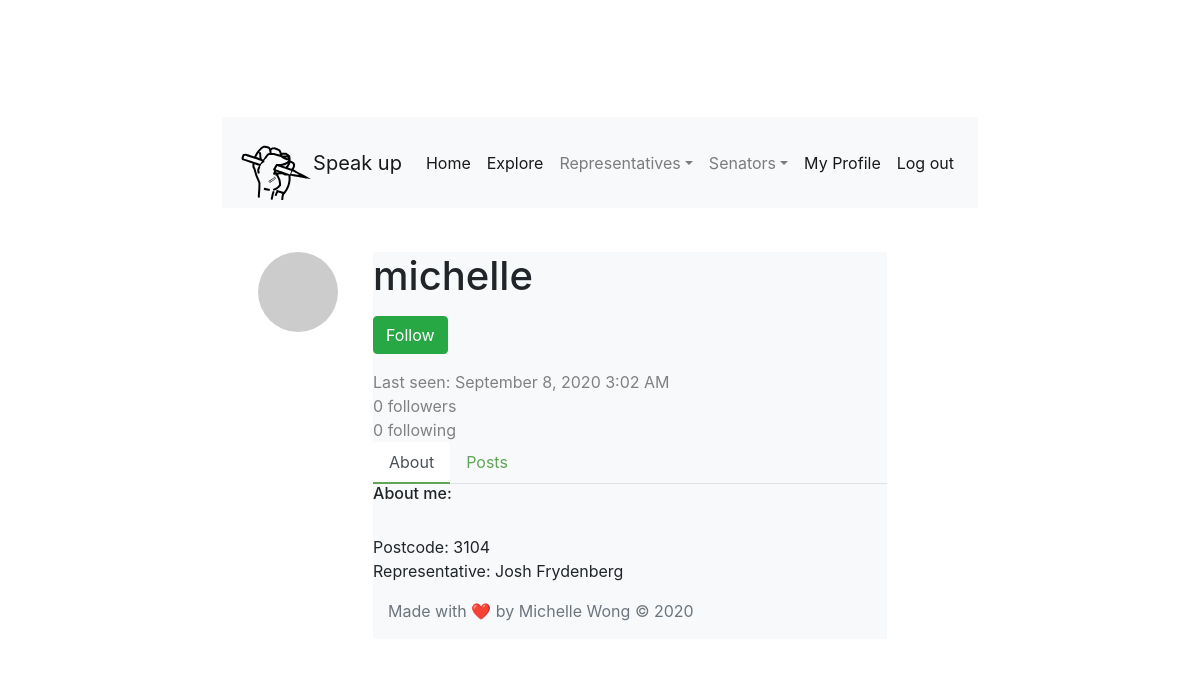
/user/michelle (signed in), run on the app's committed database.
### app/models.py (models this page shows, shortened)
class User(UserMixin, db.Model):
    id = db.Column(db.Integer, primary_key=True)
    username = db.Column(db.String(64), index=True, unique=True)
    email = db.Column(db.String(120), index=True, unique=True)
    password_hash = db.Column(db.String(128))
    posts = db.relationship('Post', backref='author', lazy='dynamic')
    about_me = db.Column(db.String(140))
    representative = db.Column(db.String(100))
    constituency = db.Column(db.String(100))
    postcode = db.Column(db.String(64))
    last_seen = db.Column(db.DateTime, default=datetime.utcnow)
    followed = db.relationship(
        'User', secondary=followers,
        primaryjoin=(followers.c.follower_id == id),
        secondaryjoin=(followers.c.followed_id == id),
        backref=db.backref('followers', lazy='dynamic'), lazy='dynamic')
    def avatar(self, size):
        digest = md5(self.email.lower().encode('utf-8')).hexdigest()
        return 'https://www.gravatar.com/avatar/{}?d=identicon&s={}'.format(
            digest, size)
    def is_following(self, user):
        return self.followed.filter(
            followers.c.followed_id == user.id).count() > 0

### app/main/routes.py (the view)
@bp.route('/user/<username>')
@login_required
def user(username):
    user = User.query.filter_by(username=username).first_or_404()
    page = request.args.get('page', 1, type=int)
    posts = user.posts.order_by(Post.timestamp.desc()).paginate(
        page, 3, False)
    next_url = url_for('main.user', username=user.username, page=posts.next_num) \
        if posts.has_next else None
    prev_url = url_for('main.user', username=user.username, page=posts.prev_num) \
        if posts.has_prev else None
    form = EmptyForm()
    return render_template('usertest.html', user=user, posts=posts.items,
                           next_url=next_url, prev_url=prev_url, form=form)

### app/main/forms.py
class EmptyForm(FlaskForm):
    submit = SubmitField('Submit')

### app/main/routes.py (called while the page is built)
@bp.before_request
def before_request():
    if current_user.is_authenticated:
        current_user.last_seen = datetime.utcnow()
        db.session.commit()
    g.locale = str(get_locale())

### app/models.py (called while the page is built)
@login.user_loader
def load_user(id):
    return User.query.get(int(id))

### app/templates/usertest.html (shortened to what this page needs)
{% extends "navbar.html" %}
{% block content %}
<link rel="stylesheet" href="https://stackpath.bootstrapcdn.com/bootstrap/4.5.2/css/bootstrap.min.css">
<div class="container emp-profile">
    <div class="row">
      <div class="col-md-2">
        <div class="profile-img">
          <img class ="profile" src="{{ user.avatar(128) }}">
        </div>
      </div>
      <div class="col-md-9">
        <div class="profile-head">
          <h1>
              {{ user.username }}
          </h1>
          {% if user == current_user %}
                        <p>
                          <a class="btn btn-success" href="{{ url_for('edit_profile') }}" role="button">Edit your profile</a>
                        {% elif not current_user.is_following(user) %}
                        <p>
                            <form action="{{ url_for('follow', username=user.username) }}" method="post">
                                {{ form.submit(value='Follow', class_ = "btn btn-success" ) }}
                            </form>
                        </p>
                        {% endif %}
          <table>
          <p class="proile-rating">{% if user.last_seen %}Last seen: {{ moment(user.last_seen).format('LLL') }} {% endif %}</p>
          <p class="proile-rating">{{ user.followers.count() }} followers</p>
          <p class="proile-rating">{{ user.followed.count() }} following</p>
          <ul class="nav nav-tabs" id="myTab" role="tablist">
            <li class="nav-item">
              <a class="nav-link active" id="home-tab" data-toggle="tab" href="#home" role="tab" aria-controls="home" aria-selected="true">About</a>
            </li>
            <li class="nav-item">
              <a class="nav-link" id="profile-tab" data-toggle="tab" href="#profile" role="tab" aria-controls="profile" aria-selected="false">Posts</a>
            </li>
          </ul>
        </div>
      </div>
    </div>
    <div class="row">
      <div class="col-md-12">
        <div class="tab-content profile-tab" id="myTabContent">
          <div class="tab-pane fade show active" id="home" role="tabpanel" aria-labelledby="home-tab">
            <h6>About me: </h6>
            <br> Postcode: {{user.postcode}}
            <br> Representative: {{user.representative}}
              </div>
            </div>
          </div>
        </div>
      </div>
    </div>
{% endblock %}

### app/css/file.css (style rules this page uses)
html, body { height: 100%; }

### app/templates/usertest.html (style rules this page uses)
.profile { border-radius: 50%; margin-left: auto; margin-right: auto; }
.emp-profile { padding: 3%; margin-top: 3%; margin-bottom: 3%; border-radius: 0.5rem; background: #fff; }
.profile-img { text-align: center; }
.profile-head { background-color: #F8F9FA; }
.proile-rating { font-size: 16px; color: #818182; margin: 0px; }
.profile-head .nav-tabs { margin-bottom: 0%; }
.profile-head .nav-tabs .nav-link { font-weight: 400; border: none; }
.profile-head .nav-tabs .nav-link.active { border: none; border-bottom: 2px solid #5EA656; }
p { margin: 0 }
.nav-tabs > li > a { color: #5EA656; }
.nav-tabs { width: 100%; }

### data on the page
User: username "michelle", last_seen "September 8, 2020 3:02 AM", postcode "3104", representative "Josh Frydenberg"

### other printed values
{{ user.followers.count() }} "0"
{{ user.followed.count() }} "0"
